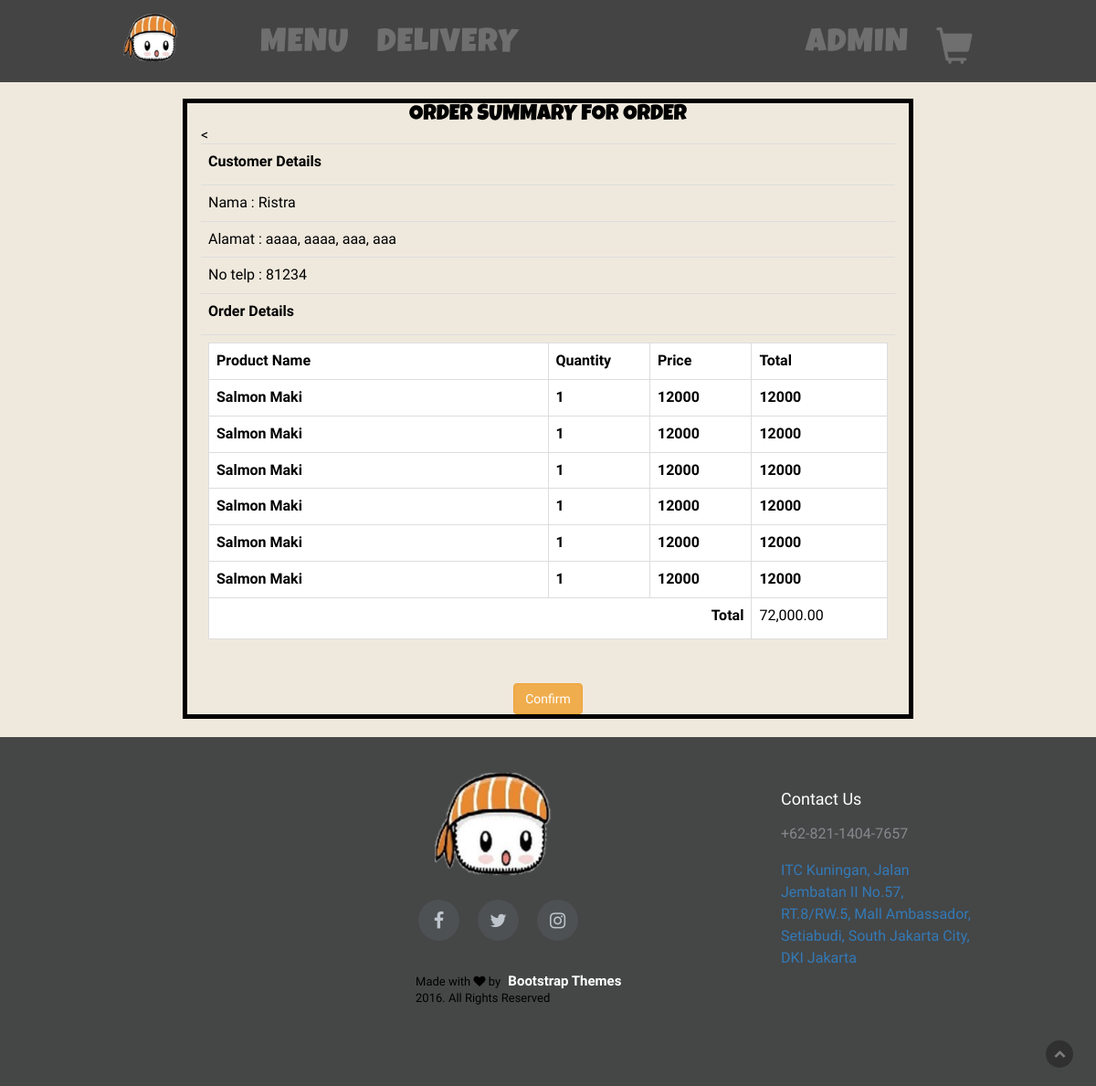
The app's page /konfirmasi_order.php?no_transaksi=1 (signed in) with its own data.
### tables this page shows
CREATE TABLE `user` (
  `id_user` int(11) NOT NULL,
  `username` varchar(255) NOT NULL,
  `nama_user` varchar(255) NOT NULL,
  `email` varchar(255) NOT NULL,
  `password` varchar(255) NOT NULL,
  `no_telp` int(11) NOT NULL,
  `jalan` varchar(255) NOT NULL,
  `rt_rw` varchar(255) NOT NULL,
  `kecamatan` varchar(255) NOT NULL,
  `kelurahan` varchar(255) NOT NULL,
  `provinsi` varchar(255) NOT NULL,
  `kode_pos` int(11) NOT NULL
);

CREATE TABLE `detail_order` (
  `no_transaksi` int(11) NOT NULL,
  `no_makanan` int(11) NOT NULL,
  `no_user` int(11) NOT NULL,
  `jumlah_makanan` int(11) NOT NULL,
  `total_harga` int(255) NOT NULL
);

CREATE TABLE `makanan` (
  `id_makanan` int(11) NOT NULL,
  `nama_makanan` varchar(255) NOT NULL,
  `deskripsi_makanan` varchar(255) NOT NULL,
  `harga_makanan` int(11) NOT NULL,
  `kategori_makanan` varchar(255) NOT NULL,
  `gambar_makanan` varchar(64) NOT NULL
);

### konfirmasi_order.php (the view, shortened to what this page needs)
<?php
 $db = mysqli_connect("localhost", "root", "", "tubes_web");
 ?>
<br />
           <div class="container" style="width:800px; color: black; border: 5px solid black; margin-bottom: 20px;">
                     <h3 align="center">Order Summary for Order</h3>
                     <div class="table-responsive">
                          <table class="table">
                               <tr>
                                    <td><label>Customer Details</label></td>
                               </tr>
                               <tr>
                               <?php
                               		$username = $_SESSION['username'];
                               		$no_transaksi = $_GET["no_transaksi"];
                               		$customerdetail = ("SELECT * FROM user WHERE username = '$username'");
                               		$result = mysqli_query($db, $customerdetail);
                               		while ($row = mysqli_fetch_array($result)) {
                               			$nama = $row["nama_user"];
                               			$id_user = $row["id_user"];
                               			$jalan = $row["jalan"];
                               			$kecamatan = $row["kecamatan"];
                               			$kelurahan = $row["kelurahan"];
                               			$provinsi = $row["provinsi"];
                               			$notelp = $row["no_telp"];
                               		}
                                ?>
                                <tr>
                                	<td> Nama : <?php echo $nama ; ?> </td>
                                </tr>
                                    <td> Alamat : <?php echo $jalan ; ?>, <?php echo $kecamatan; ?>, <?php echo $kelurahan; ?>, <?php echo $provinsi; ?> </td>
                               </tr>
                               		<tr>
                               			<td> No telp : <?php echo $notelp; ?> </td>
                               		</tr>
                               <tr>
                                    <td><label>Order Details</label></td>
                               </tr>
                               <tr>
                                    <td>
                                         <table class="table table-bordered">
                                              <tr>
                                                   <th width="50%">Product Name</th>
                                                   <th width="15%">Quantity</th>
                                                   <th width="15%">Price</th>
                                                   <th width="20%">Total</th>
                                              </tr>
                                              <?php
                                              $total=0;
                                          	$productsql = ("SELECT * FROM detail_order WHERE no_transaksi = '$no_transaksi' and no_user = '$id_user' ");
                                           $result= mysqli_query($db, $productsql);
                               		while ($row = mysqli_fetch_array($result)) {
                                          	$sql1 = ("SELECT * FROM makanan WHERE id_makanan = '".$row['no_makanan']."'");
                                           $result2= mysqli_query($db, $sql1);
while ($row2 = mysqli_fetch_array($result2)) {  $nama=$row2["nama_makanan"]; $harga=$row2["harga_makanan"];   }                          					?>
                               					                                              <tr>
                                                   <th width="50%"><?php echo $nama ?></th>
                                                   <th width="15%"><?php echo $row["jumlah_makanan"]?></th>
                                                   <th width="15%"><?php echo $harga ?></th>
                                                   <th width="20%"><?php echo $row["total_harga"]?></th>
                                              </tr>
                               				 <?php
 $total+=$row["total_harga"];
                               				} ?>
                                              <tr>
                                                   <td colspan="3" align="right"><label>Total</label></td>
                                                   <td><?php  echo number_format($total, 2); ?></td>
                                              </tr>
                                         </table>
                                    </td>
                               </tr>
                          </table>
                     </div>
                <div class="text-center" >
                	<form method="POST" action="index.php">
                	<input type="submit" name="konfirmasi" class="btn btn-warning" value="Confirm" />
                	</form>
                </div>
           </div>

### css/bootsnav.css (style rules this page uses)
body { -webkit-transition: all 0.3s ease-in-out; -moz-transition: all 0.3s ease-in-out; -o-transition: all 0.3s ease-in-out; -ms-transition: all 0.3s ease-in-out; transition: all 0.3s ease-in-out; }

### css/custom.css (style rules this page uses)
body { font-size: 16px; line-height: 18px; font-family: 'Maitree', serif; color: #fff; background: #efe9dd; }
h1, h2, h3, h4, h5, h6 { text-transform: uppercase; font-family: 'Luckiest Guy', cursive; margin: 0; }
h3 { font-size: 24px; }

### css/menu.css (style rules this page uses)
.container { width: 80%; }

### records on screen
user: nama_user "Ristra", jalan "aaaa", kecamatan "aaaa", kelurahan "aaa", provinsi "aaa", no_telp "81234"
detail_order: no_makanan.nama_makanan "Salmon Maki", jumlah_makanan "1", no_makanan.harga_makanan "12000", total_harga "12000"
detail_order: no_makanan.nama_makanan "Salmon Maki", jumlah_makanan "1", no_makanan.harga_makanan "12000", total_harga "12000"
detail_order: no_makanan.nama_makanan "Salmon Maki", jumlah_makanan "1", no_makanan.harga_makanan "12000", total_harga "12000"
detail_order: no_makanan.nama_makanan "Salmon Maki", jumlah_makanan "1", no_makanan.harga_makanan "12000", total_harga "12000"
detail_order: no_makanan.nama_makanan "Salmon Maki", jumlah_makanan "1", no_makanan.harga_makanan "12000", total_harga "12000"
detail_order: no_makanan.nama_makanan "Salmon Maki", jumlah_makanan "1", no_makanan.harga_makanan "12000", total_harga "12000"

### other values on screen
$_SESSION["username"] "ADMIN"
$total "72,000.00"
